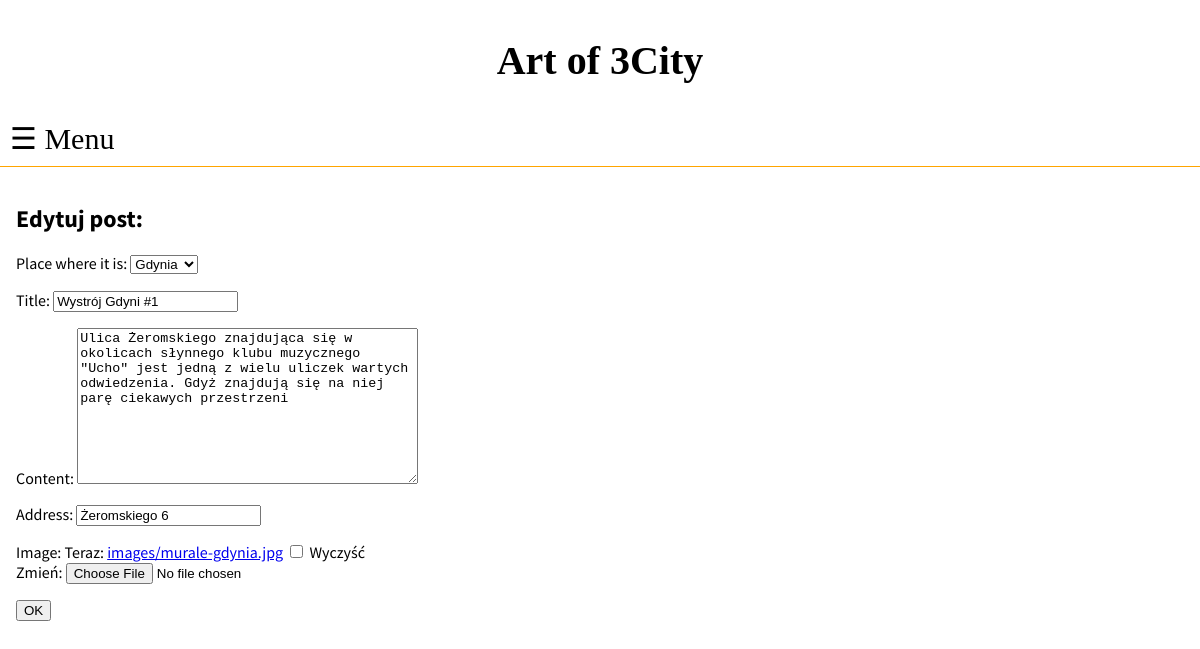
The page /posts/edit/3 on the database its author committed.
### posts/models.py (models this page shows, shortened)
class Post(models.Model):
    title = models.CharField(max_length=32)
    content = models.TextField()
    address = models.CharField(max_length=64)
    created_date = models.DateTimeField(default=timezone.now)
    published_date = models.DateTimeField(default = timezone.now)
    author = models.ForeignKey('auth.User',on_delete=models.CASCADE)
    image = models.ImageField(upload_to='images/', blank=True, default="default.png")
    place = models.OneToOneField(Place, on_delete= models.CASCADE, primary_key=False,verbose_name="place where it is")

### posts/views.py (the view)
# urls.py: path('edit/<int:pk>', views.edit, name='edit'),
def edit(request,pk):
    post = get_object_or_404(Post, pk=pk)
    if request.method == "POST":
        form = PostingForm(request.POST, request.FILES,instance=post)
        if form.is_valid():
            post = form.instance
            print(form.instance)
            post.author = request.user
            post.published_date = timezone.now()
            post.save()
            return redirect('posts:details', id=post.id)
    else:
        form = PostingForm(instance=post)
    return render(request, 'posts/edit.html', {'form': form})

### posts/forms.py
class PostingForm(forms.ModelForm):
    class Meta:
        model = Post
        fields = ("place","title","content","address","image")

### posts/models.py (called while the page is built)
    def __str__(self):
        return f"{self.town}"

### posts/templates/posts/edit.html (shortened to what this page needs)
{% extends 'posts/base.html' %}
{% block content %}
<h2>Edytuj post:</h2>
<form  method="POST">
   {{form.as_p}}
    <input type="submit" value="OK">
</form>
{% endblock %}

### posts/static/css/style.css (style rules this page uses)
body { margin: 0; }

### rows shown on the page
Post: place "Gdynia", title "Wystrój Gdyni #1", content "Ulica Żeromskiego znajdująca się w okolicach słynnego klubu muzycznego \"Ucho\" jest jedną z wielu uliczek wartych odwiedzenia. Gdyż znajdują się na niej parę ciekawych przestrzeni", address "Żeromskiego 6"
